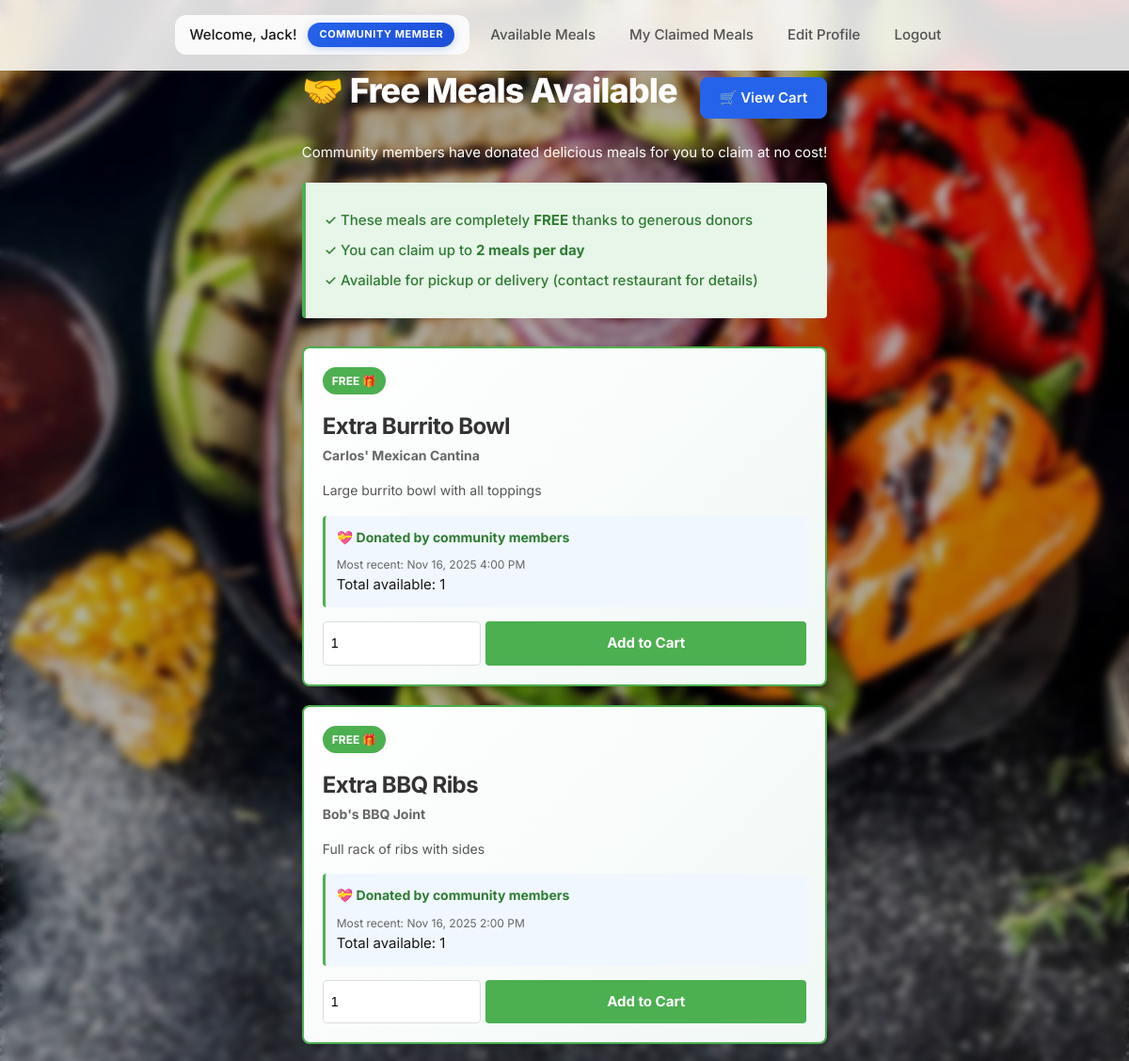
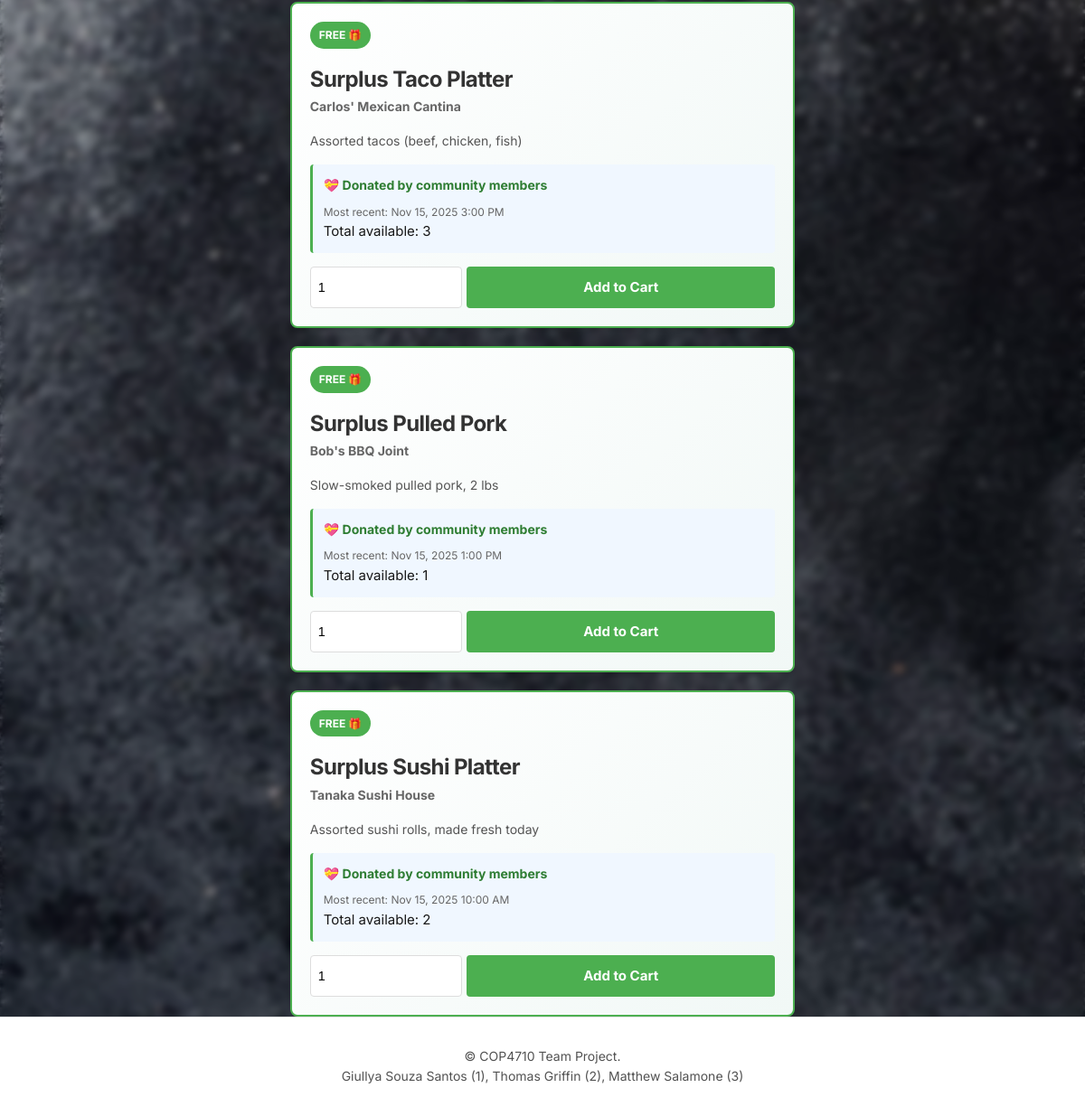
/needy_dashboard.php (signed in), run on the app's committed database (2 pictures, top to bottom).
### tables this page shows
CREATE TABLE Plates (
    plate_id INT AUTO_INCREMENT PRIMARY KEY,
    restaurant_id INT NOT NULL,
    plate_name VARCHAR(255) NOT NULL,
    description TEXT,
    price DECIMAL(10, 2) NOT NULL,
    quantity_available INT NOT NULL,
    original_quantity INT NOT NULL,
    available_from DATETIME NOT NULL,
    available_until DATETIME NOT NULL,
    is_active BOOLEAN DEFAULT TRUE,
    created_at TIMESTAMP DEFAULT CURRENT_TIMESTAMP,
    updated_at TIMESTAMP DEFAULT CURRENT_TIMESTAMP ON UPDATE CURRENT_TIMESTAMP,
    FOREIGN KEY (restaurant_id) REFERENCES Restaurants(restaurant_id) ON DELETE CASCADE,
    CHECK (quantity_available >= 0),
    CHECK (quantity_available <= original_quantity)
);

CREATE TABLE Restaurants (
    restaurant_id INT PRIMARY KEY,
    phone_number VARCHAR(20) NOT NULL,
    restaurant_name VARCHAR(255) NOT NULL,
    description TEXT,
    cuisine_type VARCHAR(100),
    FOREIGN KEY (restaurant_id) REFERENCES Users(user_id) ON DELETE CASCADE
);

### needy_dashboard.php (the view, shortened to what this page needs)
<?php
include 'includes/header.php';
$db = getDB();
$query = "SELECT p.plate_id, p.plate_name, p.description,
                 r.restaurant_name, MAX(d.donated_at) as most_recent_donation,
                 SUM(d.quantity_available - COALESCE((SELECT SUM(CASE WHEN nc.status != 'cancelled' THEN nc.quantity ELSE 0 END)
                                                       FROM Needy_Claim nc
                                                       WHERE nc.donation_id = d.donation_id), 0)) as total_available
          FROM Donations d
          JOIN Plates p ON d.plate_id = p.plate_id
          JOIN Restaurants r ON p.restaurant_id = r.restaurant_id
          WHERE d.quantity_available > 0
          GROUP BY p.plate_id
          HAVING total_available > 0
          ORDER BY most_recent_donation DESC";
$result = $db->query($query);
?>
<div class="container">
    <div style="display: flex; justify-content: space-between; align-items: center; margin-bottom: 1rem;">
        <h1 style="color: #fff;">🤝 Free Meals Available</h1>
        <a href="view_cart.php" class="btn btn-primary">
            🛒 View Cart
        </a>
    </div>
    <p style="color: #fff;">Community members have donated delicious meals for you to claim at no cost!</p>
    <div class="needy-info">
        <p>✓ These meals are completely <strong>FREE</strong> thanks to generous donors</p>
        <p>✓ You can claim up to <strong>2 meals per day</strong></p>
        <p>✓ Available for pickup or delivery (contact restaurant for details)</p>
    </div>
    <?php if ($result && $result->num_rows > 0): ?>
        <div class="meals-grid">
            <?php while ($meal = $result->fetch_assoc()): ?>
                <?php if ($meal['total_available'] > 0): ?>
                <div class="meal-card free-meal-card">
                    <div class="meal-header">
                        <div class="free-badge">FREE 🎁</div>
                        <h3><?php echo htmlspecialchars($meal['plate_name']); ?></h3>
                        <p class="restaurant-name">
                            <strong><?php echo htmlspecialchars($meal['restaurant_name']); ?></strong>
                        </p>
                    </div>
                    <p class="meal-description">
                        <?php echo htmlspecialchars($meal['description']); ?>
                    </p>
                    <div class="donation-info">
                        <p class="donated-by">💝 Donated by community members</p>
                        <p class="donated-time">
                            Most recent: <?php echo date('M j, Y g:i A', strtotime($meal['most_recent_donation'])); ?>
                        </p>
                        <p class="availability-count">Total available: <?php echo $meal['total_available']; ?></p>
                    </div>
                    <form method="POST" action="add_to_cart.php" style="display: flex; gap: 5px;">
                        <input type="number" name="quantity" min="1" max="<?php echo min(10, $meal['total_available']); ?>" value="1" style="flex: 0.5; padding: 8px; border: 1px solid #ddd; border-radius: 4px; font-size: 0.9rem;">
                        <button type="submit" class="btn btn-claim" style="flex: 1; background: #4caf50; color: white; padding: 12px 20px; border: none; border-radius: 4px; cursor: pointer; font-weight: bold;">
                            Add to Cart
                        </button>
                    </form>
                </div>
                <?php endif; ?>
            <?php endwhile; ?>
        </div>
    <?php endif; ?>
</div>
<?php include 'includes/footer.php'; ?>

### css/style.css (style rules this page uses)
* { margin: 0; padding: 0; box-sizing: border-box; }
:root { --color-bg: #ffffff; --color-bg-secondary: #fafafa; --color-bg-tertiary: #f5f5f5; --color-border: #e5e5e5; --color-border-light: #f0f0f0; --color-text-primary: #171717; --color-text-secondary: #525252; --color-text-tertiary: #737373; --color-accent: #2563eb; --color-accent-hover: #1d4ed8; --color-accent-light: #dbeafe; --color-success: #16a34a; --color-success-light: #dcfce7; --color-danger: #dc2626; --color-danger-light: #fee2e2; --color-warning: #d97706; --color-warning-light: #fef3c7; --shadow-sm: 0 1px 2px 0 rgb(0 0 0 / 0.05); --shadow-md: 0 4px 6px -1px rgb(0 0 0 / 0.1), 0 2px 4px -2px rgb(0 0 0 / 0.1); --shadow-lg: 0 10px 15px -3px rgb(0 0 0 / 0.1), 0 4px 6px -4px rgb(0 0 0 / 0.1); --radius-sm: 0.5rem; --radius-md: 0.75rem; --radius-lg: 1rem; }
body { font-family: 'Inter', -apple-system, BlinkMacSystemFont, 'Segoe UI', system-ui, sans-serif; font-size: 15px; line-height: 1.6; color: var(--color-text-primary); background-color: var(--color-bg-secondary); min-height: 100vh; display: flex; flex-direction: column; -webkit-font-smoothing: antialiased; -moz-osx-font-smoothing: grayscale; position: relative; }
body::before { content: ''; position: fixed; top: 0; left: 0; right: 0; bottom: 0; background-image: url('../includes/Background.jpg'); background-size: cover; background-position: center; background-attachment: fixed; background-repeat: no-repeat; z-index: -2; }
body::after { content: ''; position: fixed; top: 0; left: 0; right: 0; bottom: 0; background: rgba(0, 0, 0, 0.3); backdrop-filter: blur(4px); -webkit-backdrop-filter: blur(4px); z-index: -1; pointer-events: none; }
h1, h2, h3, h4, h5, h6 { font-weight: 700; line-height: 1.2; color: var(--color-text-primary); margin-bottom: 1rem; letter-spacing: -0.025em; }
h1 { font-size: 2.25rem; font-weight: 800; }
h3 { font-size: 1.5rem; font-weight: 700; }
.container { max-width: 1280px; margin: 0 auto; padding: 0 1.5rem; }
.btn { display: inline-flex; align-items: center; justify-content: center; gap: 0.5rem; padding: 0.625rem 1.25rem; border: 1px solid transparent; border-radius: var(--radius-sm); font-size: 0.9375rem; font-weight: 600; cursor: pointer; text-decoration: none; transition: all 0.15s cubic-bezier(0.4, 0, 0.2, 1); font-family: inherit; line-height: 1.5; white-space: nowrap; }
.btn-primary { background-color: var(--color-accent); color: white; border-color: var(--color-accent); box-shadow: 0 1px 2px 0 rgba(0, 0, 0, 0.05); }
@media (prefers-reduced-motion: no-preference) { html { scroll-behavior: smooth; } }
@media (prefers-reduced-motion: no-preference) { * { transition-timing-function: cubic-bezier(0.4, 0, 0.2, 1); } }

### needy_dashboard.php (style rules this page uses)
.needy-info { background: #e8f5e9; border-left: 4px solid #4caf50; padding: 20px; border-radius: 4px; margin: 20px 0; }
.needy-info p { margin: 8px 0; color: #2e7d32; font-weight: 500; }
.meals-grid { display: grid; grid-template-columns: repeat(auto-fill, minmax(300px, 1fr)); gap: 20px; margin-top: 30px; }
.meal-card { border: 1px solid #ddd; border-radius: 8px; padding: 20px; background: white; box-shadow: 0 2px 4px rgba(0,0,0,0.1); transition: transform 0.2s; }
.free-meal-card { border: 2px solid #4caf50; background: linear-gradient(135deg, #ffffff 0%, #f1f8f6 100%); }
.free-badge { display: inline-block; background: #4caf50; color: white; padding: 5px 10px; border-radius: 20px; font-size: 12px; font-weight: bold; margin-bottom: 10px; }
.meal-header h3 { margin: 10px 0 5px 0; color: #333; }
.restaurant-name { margin: 0; color: #666; font-size: 14px; }
.meal-description { color: #555; font-size: 14px; margin: 15px 0; }
.donation-info { background: #f0f7ff; padding: 12px; border-radius: 4px; margin: 15px 0; border-left: 3px solid #4caf50; }
.donated-by { margin: 0 0 8px 0; color: #2e7d32; font-weight: bold; font-size: 14px; }
.donated-time { margin: 0; color: #666; font-size: 12px; }
.btn-claim { background: #4caf50; color: white; padding: 12px 20px; border: none; border-radius: 4px; cursor: pointer; text-decoration: none; display: block; text-align: center; width: 100%; font-weight: bold; transition: background 0.2s; }

### data on the page
plates: plate_name "Extra Burrito Bowl", restaurant.restaurant_name "Carlos' Mexican Cantina", description "Large burrito bowl with all toppings", most_recent_donation "Nov 16, 2025 4:00 PM", total_available "1", quantity "1"
plates: plate_name "Extra BBQ Ribs", restaurant.restaurant_name "Bob's BBQ Joint", description "Full rack of ribs with sides", most_recent_donation "Nov 16, 2025 2:00 PM", total_available "1", quantity "1"
plates: plate_name "Surplus Taco Platter", restaurant.restaurant_name "Carlos' Mexican Cantina", description "Assorted tacos (beef, chicken, fish)", most_recent_donation "Nov 15, 2025 3:00 PM", total_available "3"
plates: plate_name "Surplus Pulled Pork", restaurant.restaurant_name "Bob's BBQ Joint", description "Slow-smoked pulled pork, 2 lbs", most_recent_donation "Nov 15, 2025 1:00 PM", total_available "1", quantity "1"
plates: plate_name "Surplus Sushi Platter", restaurant.restaurant_name "Tanaka Sushi House", description "Assorted sushi rolls, made fresh today", most_recent_donation "Nov 15, 2025 10:00 AM", total_available "2"

### other printed values
$_SESSION['first_name'] "Jack"
getRoleDisplayName() "COMMUNITY MEMBER"
